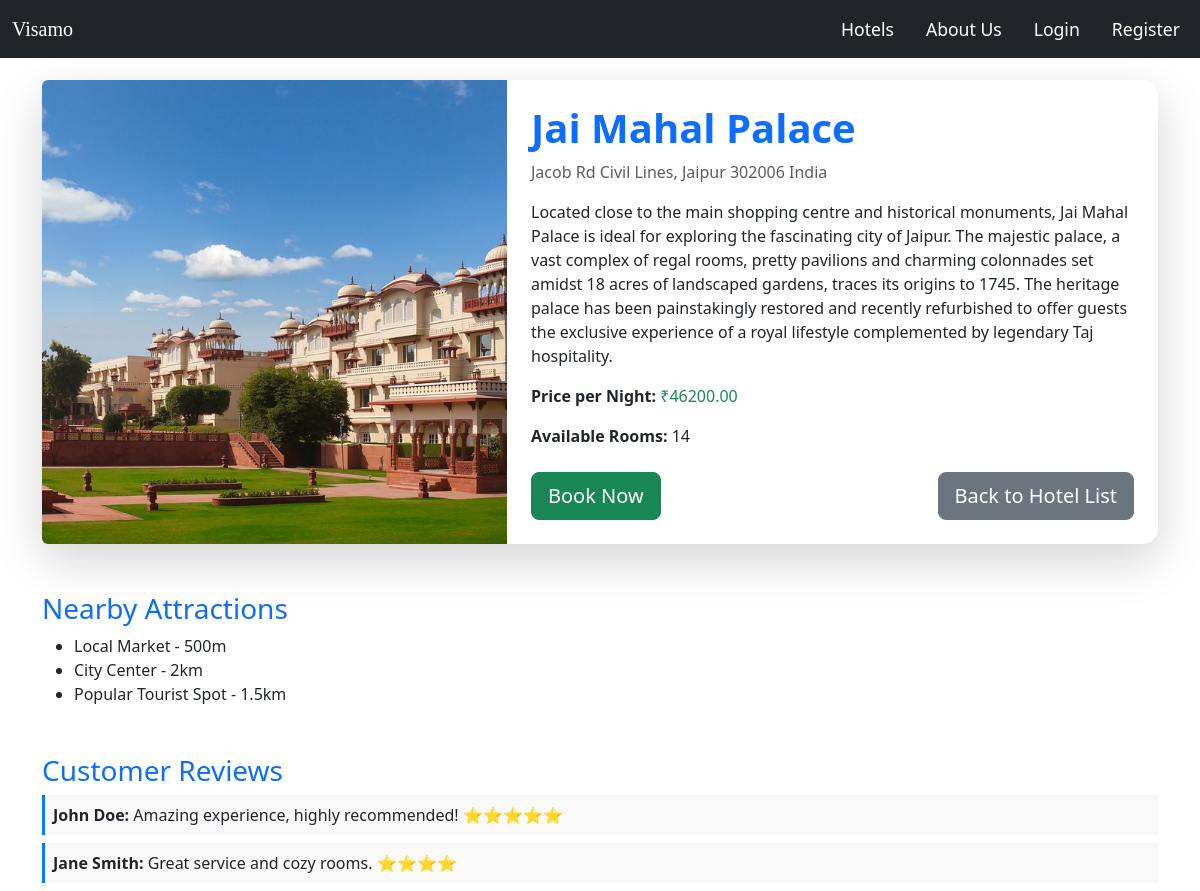
Screenshot of /hotels/1/ with the database file from the repository.
### core/models.py (models this page shows, shortened)
class Hotel(models.Model):
    name = models.CharField(max_length=200)
    location = models.CharField(max_length=200)
    description = models.TextField()
    price_per_night = models.DecimalField(max_digits=10, decimal_places=2)
    available_rooms = models.PositiveIntegerField()
    image = models.ImageField(upload_to='hotel_images/', null=True, blank=True)

### core/views.py (the view)
# urls.py: path('hotels/<int:hotel_id>/', views.hotel_detail, name='hotel_detail'),
def hotel_detail(request, hotel_id):
    hotel = get_object_or_404(Hotel, id=hotel_id)
    return render(request, 'hotels/hotel_detail.html', {'hotel': hotel})

### core/templates/hotels/hotel_detail.html (shortened to what this page needs)
{% extends 'base.html' %}
{% block content %}
<div class="container">
    <div class="card shadow-lg">
        <div class="row g-0">
            {% if hotel.image %}
            <div class="col-md-5">
                <img src="{{ hotel.image.url }}" alt="{{ hotel.name }}" class="img-fluid rounded-start" style="height: 100%; object-fit: cover;">
            </div>
            {% endif %}
            <div class="{% if hotel.image %}col-md-7{% else %}col-12{% endif %} p-4">
                <h1 class="text-primary fw-bold">{{ hotel.name }}</h1>
                <p class="text-muted">{{ hotel.location }}</p>
                <p>{{ hotel.description }}</p>
                <p><strong>Price per Night:</strong> <span class="text-success">&#8377;{{ hotel.price_per_night }}</span></p>
                <p><strong>Available Rooms:</strong> {{ hotel.available_rooms }}</p>
                <div class="d-flex justify-content-between mt-4">
                    <a href="{% url 'book_hotel' hotel.id %}" class="btn btn-success btn-lg">Book Now</a>
                    <a href="/hotels/" class="btn btn-secondary btn-lg">Back to Hotel List</a>
                </div>
            </div>
        </div>
    </div>
    <div class="mt-5">
        <h3 class="text-primary">Nearby Attractions</h3>
        <ul>
            <li>Local Market - 500m</li>
            <li>City Center - 2km</li>
            <li>Popular Tourist Spot - 1.5km</li>
        </ul>
    </div>
    <div class="mt-5">
        <h3 class="text-primary">Customer Reviews</h3>
        <div class="review">
            <p><strong>John Doe:</strong> Amazing experience, highly recommended! ⭐⭐⭐⭐⭐</p>
        </div>
        <div class="review">
            <p><strong>Jane Smith:</strong> Great service and cozy rooms. ⭐⭐⭐⭐</p>
        </div>
    </div>
</div>
{% endblock %}

### core/static/css/styles.css (style rules this page uses)
body, html { margin: 0; padding: 0; font-family: system-ui; }

### core/templates/hotels/hotel_detail.html (style rules this page uses)
.container { margin-top: 80px; }
.card { border: none; border-radius: 15px; }
.card h1 { font-size: 2.5rem; }
.card p { font-size: 1rem; }
.review p { font-size: 1rem; margin-bottom: 0.5rem; padding: 0.5rem; border-left: 3px solid #007bff; background: #f9f9f9; }

### rows the page displays
Hotel: image (picture), name "Jai Mahal Palace", location "Jacob Rd Civil Lines, Jaipur 302006 India", description "Located close to the main shopping centre and historical monuments, Jai Mahal Palace is ideal for exploring the fascinating city of Jaipur. The majestic palace, a vast complex of regal rooms, pretty pavilions and charming colonnades set amidst 18 acres of landscaped gardens, traces its origins to 1745. The heritage palace has been painstakingly restored and recently refurbished to offer guests the exclusive experience of a royal lifestyle complemented by legendary Taj hospitality.", price_per_night "46200.00", available_rooms "14"
